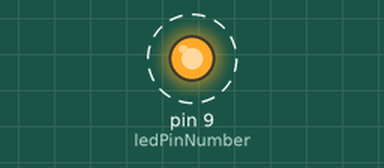
Recording of a sketch running on a simulated Arduino Uno, built with avr-gcc and run on an emulated ATmega328P. Shown: output pins drawn as LEDs (lit = HIGH). Dashed ring = blinking.

Above: at 0.05 s.
Timing chart, 0 to 3.0 s (numbered marks = the images above):
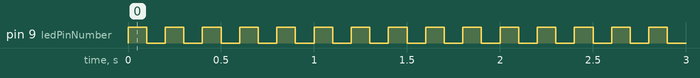

Measured:
- by itself, pin 9 (ledPinNumber): alternates HIGH for 0.10 s and LOW for 0.10 s

The sketch:

BlinkLED.ino
```cpp
//program light on
//turns light on
//gus gunter

//variables
boolean isOn = false;
int ledPinNumber = 9;
int delayLength = 100;
void setup() {
  // put your setup code here, to run once:
Serial.begin(9600);
pinMode(ledPinNumber,OUTPUT);
}

void loop() {
  // put your main code here, to run repeatedly:
 digitalWrite(ledPinNumber,HIGH);
 delay(delayLength);
digitalWrite (ledPinNumber,LOW);
delay(delayLength);
}
```
